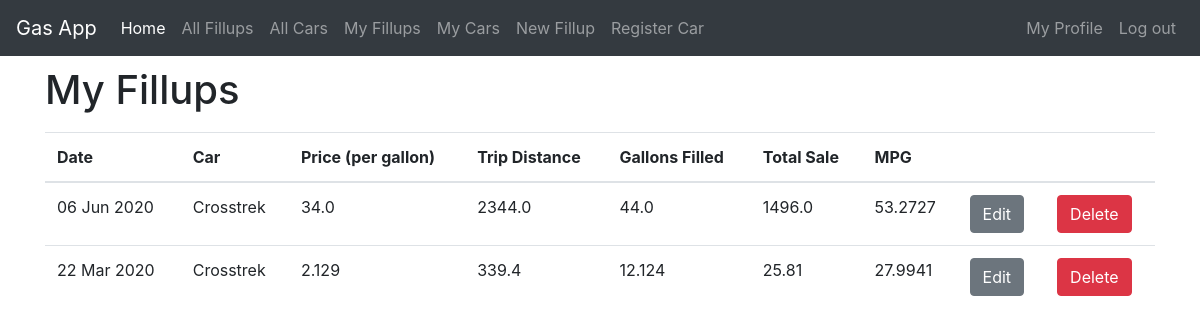
/myprofile/fillups/ (signed in), run on an earlier commit of the app's database.
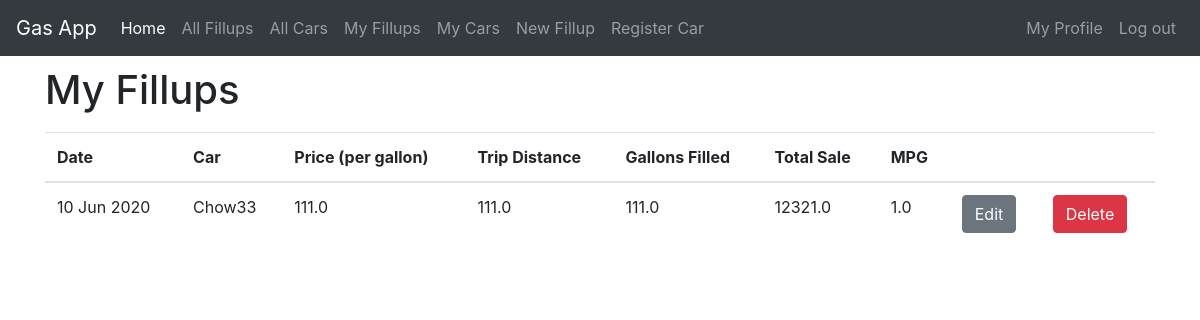
And on a later commit of the database.
### fillups/models.py (models this page shows)
class Fillup(models.Model):
    username = models.ForeignKey(User,on_delete=models.CASCADE)
    date = models.DateField(default=date.today)
    price_per_gallon = models.FloatField()
    trip_distance = models.FloatField()
    gallons = models.FloatField()
    car = models.ForeignKey('Car',on_delete=models.CASCADE)
    @property
    def total_sale(self):
        return round(self.price_per_gallon*self.gallons, 2)
    @property
    def mpg(self):
        return round(self.trip_distance/self.gallons, 4)

class Car(models.Model):
    username = models.ForeignKey(User,on_delete=models.CASCADE)
    name = models.CharField(max_length=25)
    make = models.CharField(max_length=25)
    model = models.CharField(max_length=25)
    model_year = models.IntegerField(choices=MODEL_YEARS)
    status = models.CharField(max_length=10,choices=STATUS,default='Active')
    def __str__(self):
        return self.name

### fillups/views.py (the view)
# urls.py: path('myprofile/fillups/',views.UserFillupListView.as_view(),name='user_fillup_list'),
class UserFillupListView(ListView):
    template_name = 'fillups/user_fillup_list.html'
    model = Fillup
    context_object_name = 'user_fillup_list'
    ordering = ['-date']
    def get_queryset(self):
        return Fillup.objects.filter(username=self.request.user).order_by('-date')

### fillups/templates/fillups/user_fillup_list.html
{% extends 'base.html' %}
{% block content %}
<div class="centerstage">
  <h1>My Fillups</h1>
  <table class="table">
    <thead>
      <tr>
        <th>Date</th>
        <th>Car</th>
        <th>Price (per gallon)</th>
        <th>Trip Distance</th>
        <th>Gallons Filled</th>
        <th>Total Sale</th>
        <th>MPG</th>
        <th></th>
        <th></th>
      </tr>
    </thead>
    <tbody>
      {% for fillup in user_fillup_list %}
        <div class="fillup">
          <tr>
            <td>{{ fillup.date|date:"d M Y"}}</td>
            <td>{{ fillup.car }}</td>
            <td>{{ fillup.price_per_gallon }}</td>
            <td>{{ fillup.trip_distance }}</td>
            <td>{{ fillup.gallons }}</td>
            <td>{{ fillup.total_sale }}</td>
            <td>{{ fillup.mpg }}</td>
            <td><a class="btn btn-secondary" href="{% url 'fillups:update_fillup' pk=fillup.pk %}">Edit</a></td>
            <td><a class="btn btn-danger" href="{% url 'fillups:delete_fillup' pk=fillup.pk %}">Delete</a></td>
          </tr>
        </div>
      {% endfor %}
    </tbody>
  </table>
</div>
{% endblock %}

What changed in the data, as far as the page shows it:
removed Fillup: date "06 Jun 2020", car "Crosstrek", price_per_gallon "34.0", trip_distance "2344.0", gallons "44.0", total_sale "1496.0", mpg "53.2727"
removed Fillup: date "22 Mar 2020", car "Crosstrek", price_per_gallon "2.129", trip_distance "339.4", gallons "12.124", total_sale "25.81", mpg "27.9941"
added Fillup: date "10 Jun 2020", car "Chow33", price_per_gallon "111.0", trip_distance "111.0", gallons "111.0", total_sale "12321.0", mpg "1.0"
